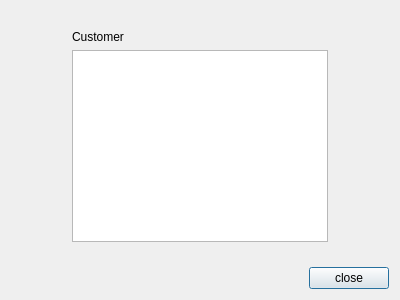
<?xml version="1.0" encoding="UTF-8"?>
<ui version="4.0">
 <class>DialogShowCustomer</class>
 <widget class="QDialog" name="DialogShowCustomer">
  <property name="geometry">
   <rect>
    <x>0</x>
    <y>0</y>
    <width>400</width>
    <height>300</height>
   </rect>
  </property>
  <property name="windowTitle">
   <string>Customer</string>
  </property>
  <layout class="QGridLayout" name="gridLayout">
   <item row="0" column="0">
    <spacer name="verticalSpacer_2">
     <property name="orientation">
      <enum>Qt::Vertical</enum>
     </property>
     <property name="sizeHint" stdset="0">
      <size>
       <width>20</width>
       <height>18</height>
      </size>
     </property>
    </spacer>
   </item>
   <item row="1" column="0" colspan="2">
    <layout class="QHBoxLayout" name="horizontalLayout_2">
     <item>
      <spacer name="horizontalSpacer">
       <property name="orientation">
        <enum>Qt::Horizontal</enum>
       </property>
       <property name="sizeHint" stdset="0">
        <size>
         <width>40</width>
         <height>20</height>
        </size>
       </property>
      </spacer>
     </item>
     <item>
      <layout class="QVBoxLayout" name="verticalLayout">
       <item>
        <widget class="QLabel" name="label">
         <property name="text">
          <string>Customer</string>
         </property>
        </widget>
       </item>
       <item>
        <widget class="QListWidget" name="listWidget"/>
       </item>
      </layout>
     </item>
     <item>
      <spacer name="horizontalSpacer_2">
       <property name="orientation">
        <enum>Qt::Horizontal</enum>
       </property>
       <property name="sizeHint" stdset="0">
        <size>
         <width>40</width>
         <height>20</height>
        </size>
       </property>
      </spacer>
     </item>
    </layout>
   </item>
   <item row="2" column="1">
    <spacer name="verticalSpacer">
     <property name="orientation">
      <enum>Qt::Vertical</enum>
     </property>
     <property name="sizeHint" stdset="0">
      <size>
       <width>20</width>
       <height>18</height>
      </size>
     </property>
    </spacer>
   </item>
   <item row="3" column="0" colspan="2">
    <layout class="QHBoxLayout" name="horizontalLayout">
     <item>
      <spacer name="horizontalSpacer_3">
       <property name="orientation">
        <enum>Qt::Horizontal</enum>
       </property>
       <property name="sizeHint" stdset="0">
        <size>
         <width>40</width>
         <height>20</height>
        </size>
       </property>
      </spacer>
     </item>
     <item>
      <widget class="QPushButton" name="pushButton">
       <property name="text">
        <string>close</string>
       </property>
      </widget>
     </item>
    </layout>
   </item>
  </layout>
 </widget>
 <resources/>
 <connections/>
</ui>
